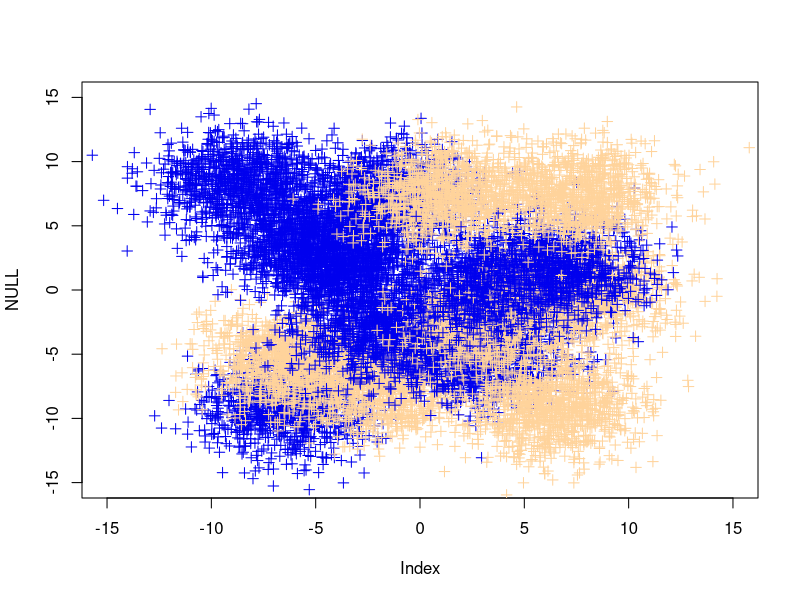

R code for this plot:
high = 10
low = -10
step = 5
plot(NULL,xlim=c(low * 1.5,high * 1.5), ylim=c(low * 1.5,high * 1.5))
categories = 2
px = vector(length = length(seq(low, high - step, step))^2 * 1000)
py = vector(length = length(px))
g = vector(length = length(px))
num = 1
for (i in seq(low, high - step, step)) {
  for(j in seq(low,high - step, step)){
    cx = rnorm(1,i + step/2, step / 4)
    cy = rnorm(1,j + step/2, step/ 4)
    x = rnorm(1000, cx, step/2.5)
    y = rnorm(1000, cy, step/2.5)
    cat = sample(1:categories, 1)
    points(x,y, col=colours()[cat * 10 + 18],pch=3)
    px[num:(num + 999)] = x
    py[num:(num + 999)] = y
    g[num:(num+999)] = rep(cat,1000)
    num = num + 1000
  }
}

index <- seq(1:length(px))
t <- index[index %% 10 != 0]
v <- index[index %% 10 == 0]
tx <- px[t]
vx <- px[v]
ty <- py[t]
vy <- py[v]
tg <- g[t]
vg <- g[v]

training <- data.frame(
  x = tx,
  y=ty,
  cat = tg
)

validation <- data.frame(
  x = vx,
  y=vy,
  cat = vg
)
write.table(training,"training.txt", append = FALSE, sep = " ", dec = ".", row.names = FALSE, col.names = FALSE)
write.table(validation,"validation.txt", append = FALSE, sep = " ", dec = ".", row.names = FALSE, col.names = FALSE)